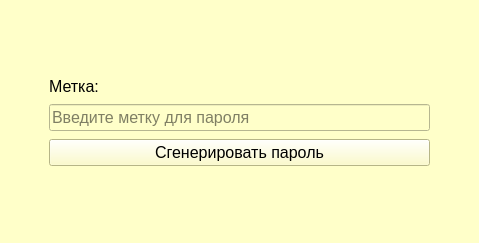
<?xml version="1.0" encoding="UTF-8"?>
<ui version="4.0">
 <class>MainWindow</class>
 <widget class="QMainWindow" name="MainWindow">
  <property name="geometry">
   <rect>
    <x>0</x>
    <y>0</y>
    <width>479</width>
    <height>243</height>
   </rect>
  </property>
  <property name="minimumSize">
   <size>
    <width>463</width>
    <height>222</height>
   </size>
  </property>
  <property name="maximumSize">
   <size>
    <width>960</width>
    <height>365</height>
   </size>
  </property>
  <property name="windowTitle">
   <string>Добавление пароля</string>
  </property>
  <property name="windowIcon">
   <iconset>
    <selectedon>../../Downloads/lock_icon.png</selectedon>
   </iconset>
  </property>
  <property name="styleSheet">
   <string notr="true">background-color:rgb(255, 255, 201)</string>
  </property>
  <property name="iconSize">
   <size>
    <width>512</width>
    <height>512</height>
   </size>
  </property>
  <property name="unifiedTitleAndToolBarOnMac">
   <bool>false</bool>
  </property>
  <widget class="QWidget" name="centralwidget">
   <layout class="QGridLayout" name="gridLayout_2">
    <item row="0" column="0">
     <layout class="QGridLayout" name="gridLayout">
      <item row="1" column="0">
       <spacer name="horizontalSpacer">
        <property name="orientation">
         <enum>Qt::Horizontal</enum>
        </property>
        <property name="sizeType">
         <enum>QSizePolicy::Minimum</enum>
        </property>
        <property name="sizeHint" stdset="0">
         <size>
          <width>40</width>
          <height>20</height>
         </size>
        </property>
       </spacer>
      </item>
      <item row="1" column="2">
       <spacer name="horizontalSpacer_2">
        <property name="orientation">
         <enum>Qt::Horizontal</enum>
        </property>
        <property name="sizeType">
         <enum>QSizePolicy::Minimum</enum>
        </property>
        <property name="sizeHint" stdset="0">
         <size>
          <width>40</width>
          <height>20</height>
         </size>
        </property>
       </spacer>
      </item>
      <item row="2" column="1">
       <spacer name="verticalSpacer_2">
        <property name="orientation">
         <enum>Qt::Vertical</enum>
        </property>
        <property name="sizeType">
         <enum>QSizePolicy::Minimum</enum>
        </property>
        <property name="sizeHint" stdset="0">
         <size>
          <width>20</width>
          <height>40</height>
         </size>
        </property>
       </spacer>
      </item>
      <item row="1" column="1">
       <layout class="QVBoxLayout" name="verticalLayout">
        <property name="spacing">
         <number>8</number>
        </property>
        <item>
         <widget class="QLabel" name="label">
          <property name="sizePolicy">
           <sizepolicy hsizetype="Minimum" vsizetype="Fixed">
            <horstretch>0</horstretch>
            <verstretch>0</verstretch>
           </sizepolicy>
          </property>
          <property name="font">
           <font>
            <pointsize>12</pointsize>
           </font>
          </property>
          <property name="text">
           <string>Метка:</string>
          </property>
         </widget>
        </item>
        <item>
         <widget class="QLineEdit" name="lineEdit_mark">
          <property name="font">
           <font>
            <pointsize>12</pointsize>
           </font>
          </property>
          <property name="styleSheet">
           <string notr="true"/>
          </property>
          <property name="inputMethodHints">
           <set>Qt::ImhNone</set>
          </property>
          <property name="text">
           <string/>
          </property>
          <property name="maxLength">
           <number>100</number>
          </property>
          <property name="alignment">
           <set>Qt::AlignLeading|Qt::AlignLeft|Qt::AlignVCenter</set>
          </property>
          <property name="placeholderText">
           <string>Введите метку для пароля</string>
          </property>
         </widget>
        </item>
        <item>
         <widget class="QPushButton" name="pushButton">
          <property name="font">
           <font>
            <pointsize>12</pointsize>
           </font>
          </property>
          <property name="styleSheet">
           <string notr="true">background: rgb(255, 253, 189);
    color: rgb(0, 0, 0);</string>
          </property>
          <property name="text">
           <string>Сгенерировать пароль</string>
          </property>
         </widget>
        </item>
       </layout>
      </item>
      <item row="0" column="1">
       <spacer name="verticalSpacer">
        <property name="orientation">
         <enum>Qt::Vertical</enum>
        </property>
        <property name="sizeType">
         <enum>QSizePolicy::Minimum</enum>
        </property>
        <property name="sizeHint" stdset="0">
         <size>
          <width>20</width>
          <height>40</height>
         </size>
        </property>
       </spacer>
      </item>
     </layout>
    </item>
   </layout>
  </widget>
 </widget>
 <resources/>
 <connections/>
</ui>
